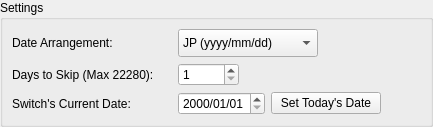
            <widget class="QWidget" name="page_2">
             <layout class="QVBoxLayout" name="verticalLayout_6">
              <property name="leftMargin">
               <number>0</number>
              </property>
              <property name="topMargin">
               <number>0</number>
              </property>
              <property name="rightMargin">
               <number>0</number>
              </property>
              <property name="bottomMargin">
               <number>0</number>
              </property>
              <item>
               <widget class="QGroupBox" name="GB_DaySkipper">
                <property name="title">
                 <string>Settings</string>
                </property>
                <layout class="QVBoxLayout" name="verticalLayout_2">
                 <item>
                  <layout class="QHBoxLayout" name="horizontalLayout_2">
                   <item>
                    <widget class="QLabel" name="label_2">
                     <property name="minimumSize">
                      <size>
                       <width>160</width>
                       <height>0</height>
                      </size>
                     </property>
                     <property name="text">
                      <string>Date Arrangement:</string>
                     </property>
                    </widget>
                   </item>
                   <item>
                    <widget class="QComboBox" name="DaySkipper_DateArrangement">
                     <property name="sizePolicy">
                      <sizepolicy hsizetype="Minimum" vsizetype="Fixed">
                       <horstretch>0</horstretch>
                       <verstretch>0</verstretch>
                      </sizepolicy>
                     </property>
                     <property name="minimumSize">
                      <size>
                       <width>140</width>
                       <height>28</height>
                      </size>
                     </property>
                     <property name="maximumSize">
                      <size>
                       <width>140</width>
                       <height>16777215</height>
                      </size>
                     </property>
                     <item>
                      <property name="text">
                       <string>JP (yyyy/mm/dd)</string>
                      </property>
                     </item>
                     <item>
                      <property name="text">
                       <string>EU (dd/mm/yyyy)</string>
                      </property>
                     </item>
                     <item>
                      <property name="text">
                       <string>US (mm/dd/yyyy)</string>
                      </property>
                     </item>
                    </widget>
                   </item>
                   <item>
                    <spacer name="horizontalSpacer_2">
                     <property name="orientation">
                      <enum>Qt::Horizontal</enum>
                     </property>
                     <property name="sizeHint" stdset="0">
                      <size>
                       <width>40</width>
                       <height>20</height>
                      </size>
                     </property>
                    </spacer>
                   </item>
                  </layout>
                 </item>
                 <item>
                  <layout class="QHBoxLayout" name="horizontalLayout_3">
                   <item>
                    <widget class="QLabel" name="label_3">
                     <property name="minimumSize">
                      <size>
                       <width>160</width>
                       <height>0</height>
                      </size>
                     </property>
                     <property name="text">
                      <string>Days to Skip (Max 22280):</string>
                     </property>
                    </widget>
                   </item>
                   <item>
                    <widget class="QSpinBox" name="DaySkipper_DaysToSkip">
                     <property name="minimum">
                      <number>1</number>
                     </property>
                     <property name="maximum">
                      <number>22280</number>
                     </property>
                    </widget>
                   </item>
                   <item>
                    <spacer name="horizontalSpacer_3">
                     <property name="orientation">
                      <enum>Qt::Horizontal</enum>
                     </property>
                     <property name="sizeHint" stdset="0">
                      <size>
                       <width>40</width>
                       <height>20</height>
                      </size>
                     </property>
                    </spacer>
                   </item>
                  </layout>
                 </item>
                 <item>
                  <layout class="QHBoxLayout" name="horizontalLayout_4">
                   <item>
                    <widget class="QLabel" name="label_4">
                     <property name="minimumSize">
                      <size>
                       <width>160</width>
                       <height>0</height>
                      </size>
                     </property>
                     <property name="text">
                      <string>Switch's Current Date:</string>
                     </property>
                    </widget>
                   </item>
                   <item>
                    <widget class="QDateEdit" name="DaySkipper_Date">
                     <property name="maximumDate">
                      <date>
                       <year>2060</year>
                       <month>12</month>
                       <day>31</day>
                      </date>
                     </property>
                     <property name="minimumDate">
                      <date>
                       <year>2000</year>
                       <month>1</month>
                       <day>1</day>
                      </date>
                     </property>
                     <property name="displayFormat">
                      <string>yyyy/MM/dd</string>
                     </property>
                    </widget>
                   </item>
                   <item>
                    <widget class="QPushButton" name="DaySkipper_CurrentDate">
                     <property name="minimumSize">
                      <size>
                       <width>110</width>
                       <height>0</height>
                      </size>
                     </property>
                     <property name="text">
                      <string>Set Today's Date</string>
                     </property>
                    </widget>
                   </item>
                   <item>
                    <spacer name="horizontalSpacer_4">
                     <property name="orientation">
                      <enum>Qt::Horizontal</enum>
                     </property>
                     <property name="sizeHint" stdset="0">
                      <size>
                       <width>40</width>
                       <height>20</height>
                      </size>
                     </property>
                    </spacer>
                   </item>
                  </layout>
                 </item>
                </layout>
               </widget>
              </item>
             </layout>
            </widget>
